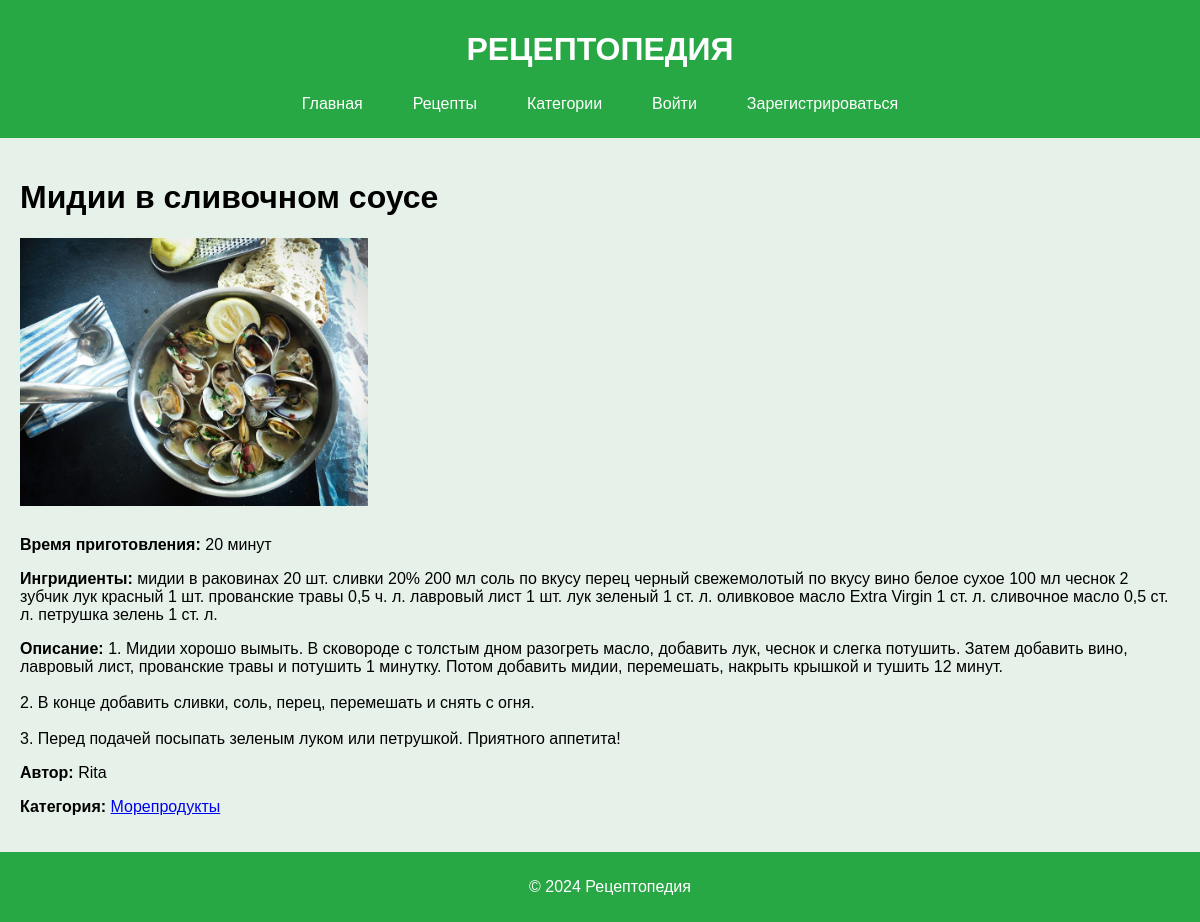
Page /recipe/18/ on the committed database.
### recipesapp/models.py (models this page shows, shortened)
class Recipe(models.Model):
    title = models.CharField(max_length=200)
    image = models.ImageField(upload_to='recipe_images/')
    category = models.ManyToManyField('RecipeCategory', blank=True)
    cooking_time = models.IntegerField()  # in minutes
    ingredients = models.TextField()
    description = models.TextField()
    author = models.ForeignKey(User, on_delete=models.CASCADE)

class RecipeCategory(models.Model):
    name = models.CharField(max_length=100)

### recipesapp/views.py (the view)
# urls.py: path('recipe/<int:pk>/', recipe_detail, name='recipe_detail'),
def recipe_detail(request, pk):
    recipe = Recipe.objects.get(pk=pk)
    return render(request, 'recipesapp/recipe_detail.html', {'recipe': recipe})

### recipesapp/templates/recipesapp/recipe_detail.html (shortened to what this page needs)
{% extends 'base.html' %}
{% block content %}
    <h1>{{ recipe.title }}</h1>
    {% if recipe.image %}
        <img src="{{ recipe.image.url }}" alt="{{ recipe.title }}" class="recipe-image">
    {% else %}
        <p>Изображение отсутствует</p>
    {% endif %}
    <p><strong>Время приготовления:</strong> {{ recipe.cooking_time }} минут</p>
    <p class="ingredients-list"><strong>Ингридиенты:</strong> {{ recipe.ingredients }}</p>
    <p class="description"><strong>Описание:</strong> {{ recipe.description }}</p>
    <p><strong>Автор:</strong> {{ recipe.author.username }}</p>
    <p><strong>Категория:</strong>
        {% for category in recipe.category.all %}
            <a href="{% url 'category_detail' category.pk %}">{{ category.name }}</a>{% if not forloop.last %}, {% endif %}
        {% empty %}
            None
        {% endfor %}
    </p>
{% endblock %}

### recipesapp/static/recipesapp/style.css (style rules this page uses)
body { font-family: Arial, sans-serif; margin: 0; padding: 0; background-color: #e6f2e9; }
.recipe-image { max-width: 30%; height: auto; margin-bottom: 10px; }
.ingredients-list { margin-top: 0; list-style-type: none; padding-left: 0; }
.description { white-space: pre-line; margin-top: 0; }

### rows in the picture
Recipe: title "Мидии в сливочном соусе", image (picture), cooking_time "20", ingredients "мидии в раковинах 20 шт. сливки 20% 200 мл соль по вкусу перец черный свежемолотый по вкусу вино белое сухое 100 мл чеснок 2 зубчик лук красный 1 шт. прованские травы 0,5 ч. л. лавровый лист 1 шт. лук зеленый 1 ст. л. оливковое масло Extra Virgin 1 ст. л. сливочное масло 0,5 ст. л. петрушка зелень 1 ст. л.", description "1. Мидии хорошо вымыть. В сковороде с толстым дном разогреть масло, добавить лук, чеснок и слегка потушить. Затем добавить вино, лавровый лист, прованские травы и потушить 1 минутку. Потом добавить мидии, перемешать, накрыть крышкой и тушить 12 минут. 2. В конце добавить сливки, соль, перец, перемешать и снять с огня. 3. Перед подачей посыпать зеленым луком или петрушкой. Приятного аппетита!", author.username "Rita"
RecipeCategory: name "Морепродукты"
